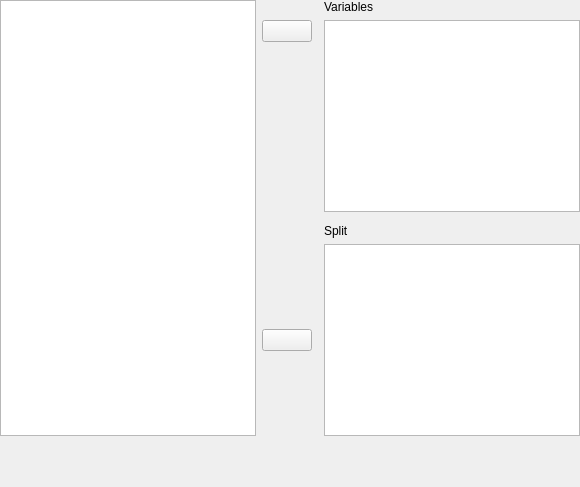
    <widget class="QWidget" name="topWidget" native="true">
     <property name="sizePolicy">
      <sizepolicy hsizetype="Expanding" vsizetype="Fixed">
       <horstretch>0</horstretch>
       <verstretch>0</verstretch>
      </sizepolicy>
     </property>
     <layout class="QGridLayout" name="gridLayout_9">
      <property name="leftMargin">
       <number>0</number>
      </property>
      <property name="topMargin">
       <number>0</number>
      </property>
      <property name="rightMargin">
       <number>0</number>
      </property>
      <item row="1" column="1">
       <widget class="AssignButton" name="buttonAssign_main_fields">
        <property name="sizePolicy">
         <sizepolicy hsizetype="Fixed" vsizetype="Fixed">
          <horstretch>0</horstretch>
          <verstretch>0</verstretch>
         </sizepolicy>
        </property>
        <property name="minimumSize">
         <size>
          <width>50</width>
          <height>0</height>
         </size>
        </property>
        <property name="maximumSize">
         <size>
          <width>50</width>
          <height>16777215</height>
         </size>
        </property>
        <property name="text">
         <string/>
        </property>
       </widget>
      </item>
      <item row="0" column="0" rowspan="8">
       <widget class="AvailableFieldsListView" name="listAvailableFields">
        <property name="sizePolicy">
         <sizepolicy hsizetype="Expanding" vsizetype="Ignored">
          <horstretch>0</horstretch>
          <verstretch>0</verstretch>
         </sizepolicy>
        </property>
        <property name="minimumSize">
         <size>
          <width>0</width>
          <height>0</height>
         </size>
        </property>
        <property name="maximumSize">
         <size>
          <width>16777215</width>
          <height>16777215</height>
         </size>
        </property>
        <property name="selectionMode">
         <enum>QAbstractItemView::ExtendedSelection</enum>
        </property>
       </widget>
      </item>
      <item row="7" column="3">
       <widget class="boundSingleItemView" name="splitby">
        <property name="sizePolicy">
         <sizepolicy hsizetype="Expanding" vsizetype="Fixed">
          <horstretch>0</horstretch>
          <verstretch>0</verstretch>
         </sizepolicy>
        </property>
        <property name="minimumSize">
         <size>
          <width>0</width>
          <height>0</height>
         </size>
        </property>
        <property name="maximumSize">
         <size>
          <width>16777215</width>
          <height>16777215</height>
         </size>
        </property>
        <property name="baseSize">
         <size>
          <width>0</width>
          <height>32</height>
         </size>
        </property>
        <property name="selectionMode">
         <enum>QAbstractItemView::ExtendedSelection</enum>
        </property>
       </widget>
      </item>
      <item row="8" column="0" colspan="4">
       <spacer name="verticalSpacer_3">
        <property name="orientation">
         <enum>Qt::Vertical</enum>
        </property>
        <property name="sizeHint" stdset="0">
         <size>
          <width>20</width>
          <height>40</height>
         </size>
        </property>
       </spacer>
      </item>
      <item row="0" column="3">
       <widget class="QLabel" name="splitbyLabel_2">
        <property name="sizePolicy">
         <sizepolicy hsizetype="Fixed" vsizetype="Fixed">
          <horstretch>0</horstretch>
          <verstretch>0</verstretch>
         </sizepolicy>
        </property>
        <property name="text">
         <string>Variables</string>
        </property>
       </widget>
      </item>
      <item row="7" column="1">
       <widget class="AssignButton" name="buttonAssignSplitby">
        <property name="sizePolicy">
         <sizepolicy hsizetype="Fixed" vsizetype="Fixed">
          <horstretch>0</horstretch>
          <verstretch>0</verstretch>
         </sizepolicy>
        </property>
        <property name="minimumSize">
         <size>
          <width>50</width>
          <height>0</height>
         </size>
        </property>
        <property name="maximumSize">
         <size>
          <width>50</width>
          <height>16777215</height>
         </size>
        </property>
        <property name="text">
         <string/>
        </property>
       </widget>
      </item>
      <item row="6" column="3">
       <widget class="QLabel" name="splitbyLabel">
        <property name="sizePolicy">
         <sizepolicy hsizetype="Fixed" vsizetype="Fixed">
          <horstretch>0</horstretch>
          <verstretch>0</verstretch>
         </sizepolicy>
        </property>
        <property name="text">
         <string>Split</string>
        </property>
        <property name="alignment">
         <set>Qt::AlignLeading|Qt::AlignLeft|Qt::AlignVCenter</set>
        </property>
        <property name="margin">
         <number>0</number>
        </property>
       </widget>
      </item>
      <item row="1" column="3" rowspan="4">
       <widget class="BoundListView" name="variables">
        <property name="sizePolicy">
         <sizepolicy hsizetype="Expanding" vsizetype="Fixed">
          <horstretch>0</horstretch>
          <verstretch>1</verstretch>
         </sizepolicy>
        </property>
        <property name="minimumSize">
         <size>
          <width>0</width>
          <height>80</height>
         </size>
        </property>
        <property name="maximumSize">
         <size>
          <width>16777215</width>
          <height>16777215</height>
         </size>
        </property>
        <property name="selectionMode">
         <enum>QAbstractItemView::ExtendedSelection</enum>
        </property>
       </widget>
      </item>
      <item row="2" column="1" rowspan="3">
       <spacer name="verticalSpacer_4">
        <property name="orientation">
         <enum>Qt::Vertical</enum>
        </property>
        <property name="sizeHint" stdset="0">
         <size>
          <width>20</width>
          <height>40</height>
         </size>
        </property>
       </spacer>
      </item>
     </layout>
    </widget>
